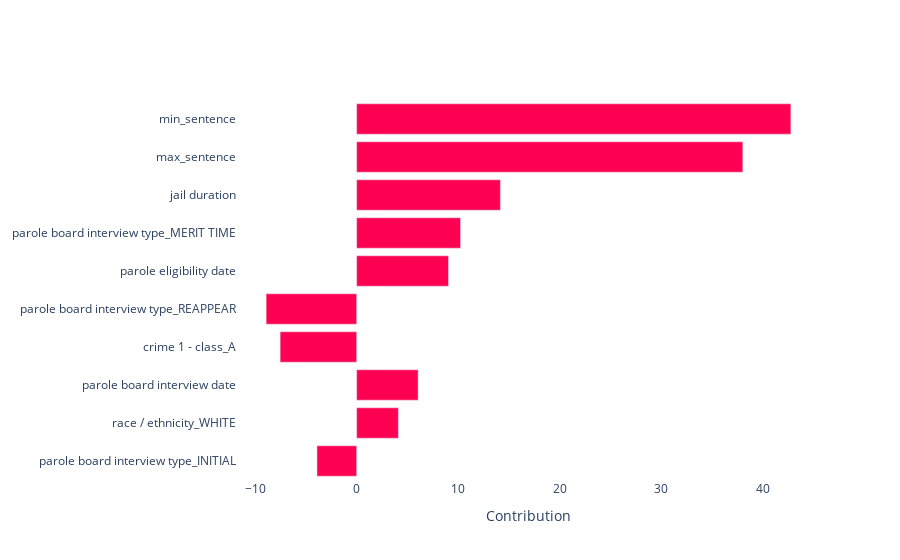

Source (notebook cell):
### Code cell
import pandas as pd
from XPER.viz.Visualisation import visualizationClass as viz

labels = list(X_test.columns)

viz.bar_plot(XPER_values=XPER_values, X_test=pd.DataFrame(X_test), labels=labels, p=10 ,percentage=True)

### Figure 1 — Plotly figure (JSON) as saved in the notebook; plotly's stock layout.template omitted (floating-point values rounded to 4 significant figures)
{"data": [{"marker": {"color": [42.76, 38.03, 14.16, 10.23, 9.043, -8.916, -7.537, 6.054, 4.109, -3.912], "colorscale": [[0, "rgb(255, 1, 82)"], [1, "rgb(255, 1, 82)"]]}, "orientation": "h", "type": "bar", "x": [42.76, 38.03, 14.16, 10.23, 9.043, -8.916, -7.537, 6.054, 4.109, -3.912], "y": ["min_sentence", "max_sentence", "jail duration", "parole board interview type_MERIT TIME", "parole eligibility date", "parole board interview type_REAPPEAR", "crime 1 - class_A", "parole board interview date", "race / ethnicity_WHITE", "parole board interview type_INITIAL"]}], "layout": {"plot_bgcolor": "white", "showlegend": false, "xaxis": {"title": {"text": "Contribution"}}, "yaxis": {"autorange": "reversed"}}}
